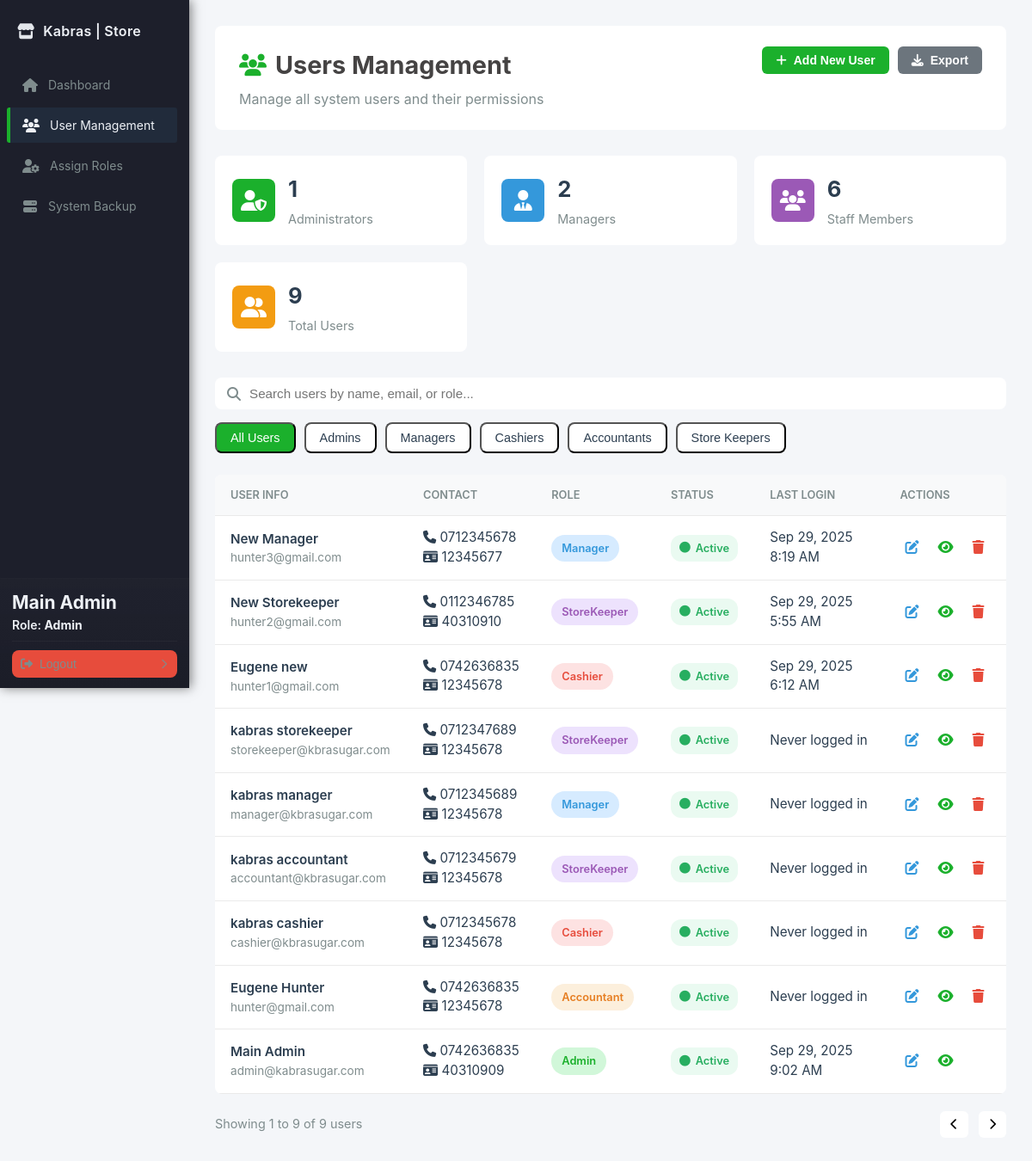
/admin/users.php (signed in), run on the app's committed database.
### tables this page shows
CREATE TABLE `users` (
  `id` int NOT NULL AUTO_INCREMENT,
  `name` varchar(100) NOT NULL,
  `email` varchar(100) NOT NULL,
  `phone` varchar(15) DEFAULT NULL,
  `national_id` varchar(20) DEFAULT NULL,
  `password` varchar(255) NOT NULL,
  `last_login` datetime DEFAULT NULL,
  `role` enum('Admin','StoreKeeper','Cashier','Manager','Accountant') NOT NULL,
  `created_at` timestamp NULL DEFAULT CURRENT_TIMESTAMP,
  `updated_at` timestamp NULL DEFAULT CURRENT_TIMESTAMP ON UPDATE CURRENT_TIMESTAMP,
  PRIMARY KEY (`id`),
  UNIQUE KEY `email` (`email`)
);

### config/database.php (called while the page is built, shortened)
<?php
class Database
{
    private $host = 'localhost';
    private $db   = 'kabras_store';
    private $user = 'root';
    private $pass = 'Hunter42.';
    private $charset = 'utf8mb4';
    public function connect()
    {
        $dsn = "mysql:host={$this->host};dbname={$this->db};charset={$this->charset}";
        try {
            $this->pdo = new PDO($dsn, $this->user, $this->pass, [
                PDO::ATTR_ERRMODE => PDO::ERRMODE_EXCEPTION,
                PDO::ATTR_DEFAULT_FETCH_MODE => PDO::FETCH_ASSOC,
            ]);
            return $this->pdo;
        } catch (PDOException $e) {
            die('Database connection failed: ' . $e->getMessage());
        }
    }
}

### handlers/AuthHandler.php (called while the page is built, shortened)
<?php
require_once __DIR__ . '/../app/models/User.php';
class AuthHandler
{
    private $userModel;
    private $sessionTimeout = 3600;
    public function __construct()
    {
        $this->userModel = new User();
        $defaultAdminEmail = 'admin@kabrasugar.com';
        if (!$this->userModel->findByEmail($defaultAdminEmail)) {
            $adminData = [
                'name' => 'Default Admin',
                'email' => $defaultAdminEmail,
                'phone' => '',
                'national_id' => '',
                'password' => 'hunter123',
                'role' => 'admin'
            ];
            $this->userModel->createUser($adminData);
        }
    }
    public function isLoggedIn()
    {
        return isset($_SESSION['user_id']) &&
            (time() - $_SESSION['login_time']) < $this->sessionTimeout;
    }
    public function getCurrentUser()
    {
        return [
            "id" => $_SESSION['user_id'],
            "name" => $_SESSION['user_name'],
            "email" => $_SESSION['user_email'],
            "role" => $_SESSION['user_role']
        ];
    }
    public function getAllUsers()
    {
        return $this->userModel->getAllUsers();
    }
}

### app/models/User.php (called while the page is built, shortened)
<?php
require_once __DIR__ . '../../../config/database.php';
class User
{
    private $db;
    public function __construct()
    {
        $this->db = (new Database())->connect();
    }
    public function findByEmail($email)
    {
        $sql = "SELECT * FROM users WHERE email = :email LIMIT 1";
        $stmt = $this->db->prepare($sql);
        $stmt->execute([':email' => $email]);
        return $stmt->fetch(PDO::FETCH_ASSOC);
    }
    public function getAllUsers()
    {
        $sql = "SELECT id, name, email, phone, national_id, role, created_at, last_login FROM users ORDER BY created_at DESC";
        $stmt = $this->db->query($sql);
        return $stmt->fetchAll(PDO::FETCH_ASSOC);
    }
}

### admin/users.php (the view, shortened to what this page needs)
<?php
require_once '../handlers/AuthHandler.php';
$authHandler = new AuthHandler();
$currentUser = $authHandler->getCurrentUser();
$users = $authHandler->getAllUsers();
?>
<!DOCTYPE html>
<html lang="en">
<head>
    <link rel="stylesheet" href="../assets/css/sidebar.css">
    <link rel="stylesheet" href="../assets/css/admin.css">
    <link rel="stylesheet" href="https://cdnjs.cloudflare.com/ajax/libs/font-awesome/6.0.0/css/all.min.css">
</head>
<body>
    <?php include '../includes/sidebar.php'; ?>
    <div class="main-content">
        <div class="content-header">
            <div class="header-left">
                <h1><i class="fas fa-users"></i> Users Management</h1>
                <p>Manage all system users and their permissions</p>
            </div>
            <div class="header-actions">
                <button class="btn btn-primary" onclick="openAddUserModal()">
                    <i class="fas fa-plus"></i> Add New User
                </button>
                <button class="btn btn-secondary" onclick="exportUsers()">
                    <i class="fas fa-download"></i> Export
                </button>
            </div>
        </div>
        <div class="stats-grid">
            <div class="stat-card">
                <div class="stat-icon admin">
                    <i class="fas fa-user-shield"></i>
                </div>
                <div class="stat-content">
                    <h3><?php echo count(array_filter($users, function ($user) {
                            return $user['role'] === 'Admin';
                        })); ?></h3>
                    <p>Administrators</p>
                </div>
            </div>
            <div class="stat-card">
                <div class="stat-icon manager">
                    <i class="fas fa-user-tie"></i>
                </div>
                <div class="stat-content">
                    <h3><?php echo count(array_filter($users, function ($user) {
                            return $user['role'] === 'Manager';
                        })); ?></h3>
                    <p>Managers</p>
                </div>
            </div>
            <div class="stat-card">
                <div class="stat-icon staff">
                    <i class="fas fa-users"></i>
                </div>
                <div class="stat-content">
                    <h3><?php echo count(array_filter($users, function ($user) {
                            return in_array($user['role'], ['Cashier', 'Accountant', 'StoreKeeper']);
                        })); ?></h3>
                    <p>Staff Members</p>
                </div>
            </div>
            <div class="stat-card">
                <div class="stat-icon total">
                    <i class="fas fa-user-friends"></i>
                </div>
                <div class="stat-content">
                    <h3><?php echo count($users); ?></h3>
                    <p>Total Users</p>
                </div>
            </div>
        </div>
        <div class="filters-section">
            <div class="search-box">
                <i class="fas fa-search"></i>
                <input type="text" id="searchUsers" placeholder="Search users by name, email, or role...">
            </div>
            <div class="filter-buttons">
                <button class="filter-btn active" data-filter="all">All Users</button>
                <button class="filter-btn" data-filter="Admin">Admins</button>
                <button class="filter-btn" data-filter="Manager">Managers</button>
                <button class="filter-btn" data-filter="Cashier">Cashiers</button>
                <button class="filter-btn" data-filter="Accountant">Accountants</button>
                <button class="filter-btn" data-filter="StoreKeeper">Store Keepers</button>
            </div>
        </div>
        <div class="table-container">
            <table class="users-table" id="usersTable">
                <thead>
                    <tr>
                        <th>User Info</th>
                        <th>Contact</th>
                        <th>Role</th>
                        <th>Status</th>
                        <th>Last Login</th>
                        <th>Actions</th>
                    </tr>
                </thead>
                <tbody>
                    <?php foreach ($users as $user): ?>
                        <tr class="user-row" data-role="<?php echo htmlspecialchars($user['role']); ?>">
                            <td>
                                <div class="user-info">
                                    <div class="user-details">
                                        <div class="user-name"><?php echo htmlspecialchars($user['name']); ?></div>
                                        <div class="user-email"><?php echo htmlspecialchars($user['email']); ?></div>
                                    </div>
                                </div>
                            </td>
                            <td>
                                <div class="contact-info">
                                    <div><i class="fas fa-phone"></i>
                                        <?php echo htmlspecialchars($user['phone'] ?? 'N/A'); ?></div>
                                    <div><i class="fas fa-id-card"></i>
                                        <?php echo htmlspecialchars($user['national_id'] ?? 'N/A'); ?></div>
                                </div>
                            </td>
                            <td>
                                <span class="role-badge role-<?php echo strtolower($user['role']); ?>">
                                    <?php echo htmlspecialchars($user['role']); ?>
                                </span>
                            </td>
                            <td>
                                <span class="status-badge status-active">
                                    <i class="fas fa-circle"></i> Active
                                </span>
                            </td>
                            <td>
                                <div class="date-info">
                                    <?php if (isset($user['last_login']) && $user['last_login']): ?>
                                        <div class="last-login"><?php echo date('M j, Y', strtotime($user['last_login'])); ?>
                                        </div>
                                        <div class="last-login-time">
                                            <?php echo date('g:i A', strtotime($user['last_login'])); ?></div>
                                    <?php else: ?>
                                        <div class="last-login">Never logged in</div>
                                    <?php endif; ?>
                                </div>
                            </td>
                            <td>
                                <div class="action-buttons">
                                    <button class="btn-action btn-edit" onclick="editUser(<?php echo $user['id']; ?>)"
                                        title="Edit User">
                                        <i class="fas fa-edit"></i>
                                    </button>
                                    <button class="btn-action btn-view" onclick="viewUser(<?php echo $user['id']; ?>)"
                                        title="View Details">
                                        <i class="fas fa-eye"></i>
                                    </button>
                                    <?php if ($user['id'] != $currentUser['id']): ?>
                                        <button class="btn-action btn-delete" onclick="deleteUser(<?php echo $user['id']; ?>)"
                                            title="Delete User">
                                            <i class="fas fa-trash"></i>
                                        </button>
                                    <?php endif; ?>
                                </div>
                            </td>
                        </tr>
                    <?php endforeach; ?>
                </tbody>
            </table>
        </div>
        <div class="pagination-container">
            <div class="pagination-info">
                Showing <span id="showingStart">1</span> to <span
                    id="showingEnd"><?php echo min(10, count($users)); ?></span> of <span
                    id="totalUsers"><?php echo count($users); ?></span> users
            </div>
            <div class="pagination">
                <button class="pagination-btn" id="prevBtn"><i class="fas fa-chevron-left"></i></button>
                <button class="pagination-btn" id="nextBtn"><i class="fas fa-chevron-right"></i></button>
            </div>
        </div>
    </div>
</body>
</html>

### assets/css/sidebar.css (style rules this page uses)
:root { --sidebar-width: 220px; --bg: #1d1f2b; --panel: #222233; --muted: #cfcfd6; --text: #eef1f6; --accent: #1BB02C; --hover: #2c3c33; --danger: #e74c3c; }

### data on the page
users: name "New Manager", email "hunter3@gmail.com", phone "0712345678", national "12345677", role "Manager", last_login "Sep 29, 2025", last_login "8:19 AM"
users: name "New Storekeeper", email "hunter2@gmail.com", phone "0112346785", national "40310910", role "StoreKeeper", last_login "Sep 29, 2025", last_login "5:55 AM"
users: name "Eugene new", email "hunter1@gmail.com", phone "0742636835", national "12345678", role "Cashier", last_login "Sep 29, 2025", last_login "6:12 AM"
users: name "kabras storekeeper", email "storekeeper@kbrasugar.com", phone "0712347689", national "12345678", role "StoreKeeper", shows "Never logged in"
users: name "kabras manager", email "manager@kbrasugar.com", phone "0712345689", national "12345678", role "Manager", shows "Never logged in"
users: name "kabras accountant", email "accountant@kbrasugar.com", phone "0712345679", national "12345678", role "StoreKeeper", shows "Never logged in"
users: name "kabras cashier", email "cashier@kbrasugar.com", phone "0712345678", national "12345678", role "Cashier", shows "Never logged in"
users: name "Eugene Hunter", email "hunter@gmail.com", phone "0742636835", national "12345678", role "Accountant", shows "Never logged in"
users: name "Main Admin", email "admin@kabrasugar.com", phone "0742636835", national "40310909", role "Admin", last_login "Sep 29, 2025", last_login "9:02 AM"

### other printed values
$it['label'] "Dashboard"
$it['label'] "User Management"
$it['label'] "Assign Roles"
$it['label'] "System Backup"
$currentUser['name'] "Main Admin"
$currentUser['role'] "Admin"
count($users) "9"
min(10, count($users)) "9"
